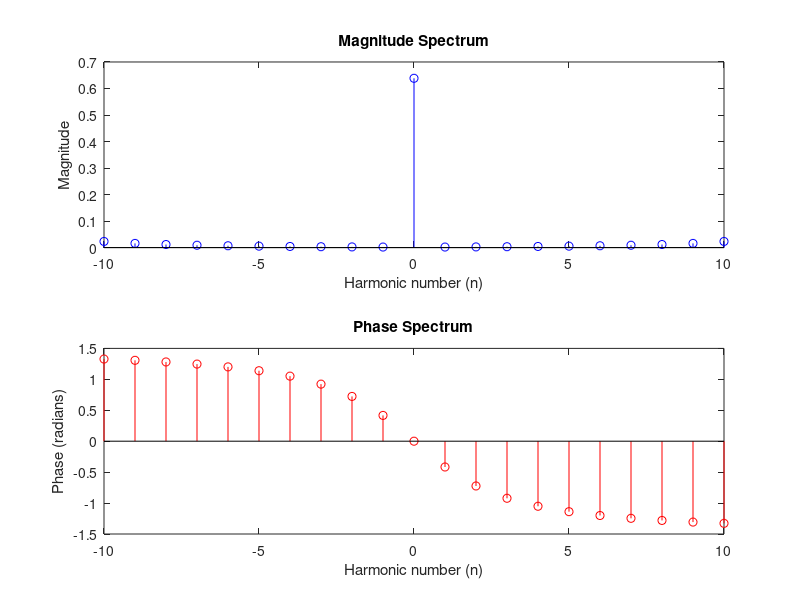

MATLAB code to generate this figure:
% Define parameters
T = 2*pi; % Period of the signal
f = 1; % Frequency of the signal
N = 10; % Number of harmonics to calculate 

% Function for full-wave rectified sine wave
x = @(t) abs(sin(2*pi*f*t)); 

% Calculate DC component (Do)
Do = (1/T) * integral(x, 0, T); 

% Calculate complex Fourier coefficients (Dn)
n = -N:N;  % Include negative harmonics for a complete spectrum
Dn = zeros(size(n)); % Preallocate

for k = 1:length(n)
    nk = n(k);
    % Define function to integrate
    fun = @(t) x(t) .* exp(-1j*2*pi*nk*t/T);
    Dn(k) = (1/T) * integral(fun, 0, T);
end

% Magnitude and phase spectrum
magnitude = abs(Dn);
phase = angle(Dn);

% Plotting
figure;
subplot(2,1,1);
stem(n, magnitude, 'b');
xlabel('Harmonic number (n)');
ylabel('Magnitude');
title('Magnitude Spectrum');

subplot(2,1,2);
stem(n, phase, 'r');
xlabel('Harmonic number (n)');
ylabel('Phase (radians)');
title('Phase Spectrum');

% Display results
disp(['DC component (Do): ', num2str(Do)]);
disp(['Complex Fourier coefficient (D1): ', num2str(Dn(N+2))]); % D1 corresponds to n=1
